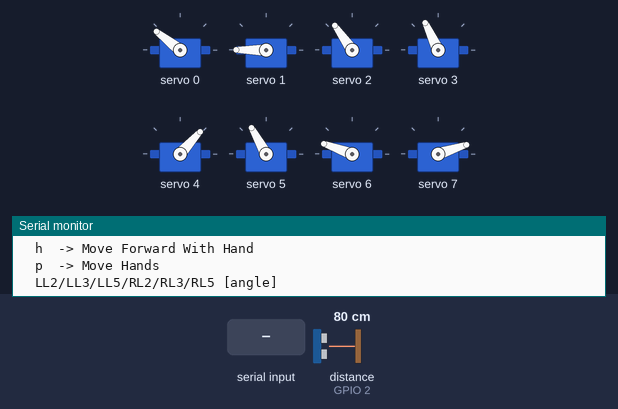
Bench run of a sketch on a simulated ESP32. Shown: 8 × servo, the last lines printed to the serial monitor. The test bench sets the inputs (shaded band); at power-on: distance to the obstacle (sensor on GPIO 2) 80 cm. The echo pulse lasts 58.3 µs per cm; WiFi joins after 1.5 s; servers stay silent unless stated; the camera gives no picture.

Above: at 3.1 s.
3.2 s: "h\n" received over Serial
At 3.93 s:
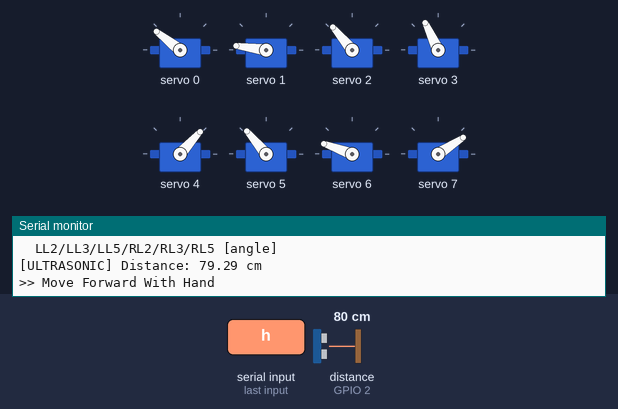
6.2 s: "r\n" received over Serial
9.2 s: "s\n" received over Serial
At 10.1 s:
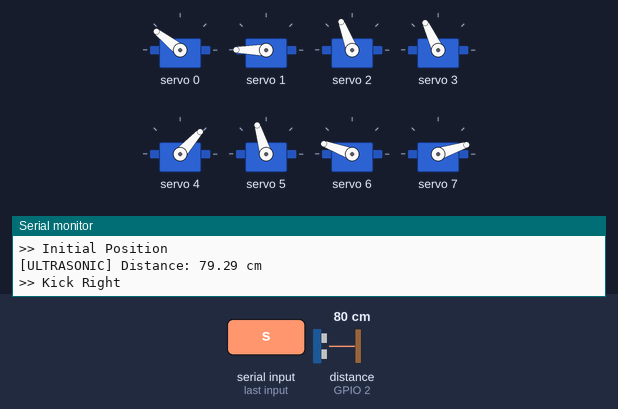
12.2 s: "b\n" received over Serial
At 14.4 s:
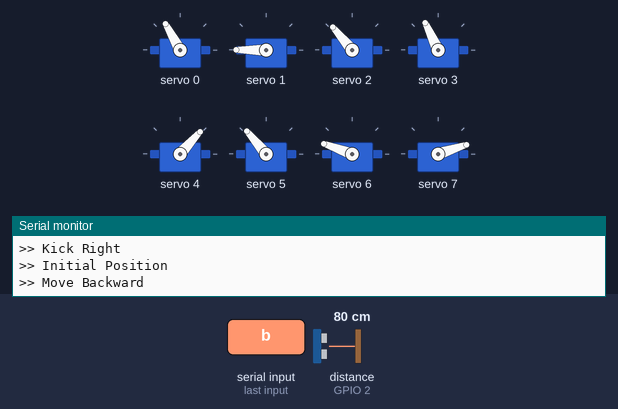
18.2 s: "w\n" received over Serial
At 19.27 s:
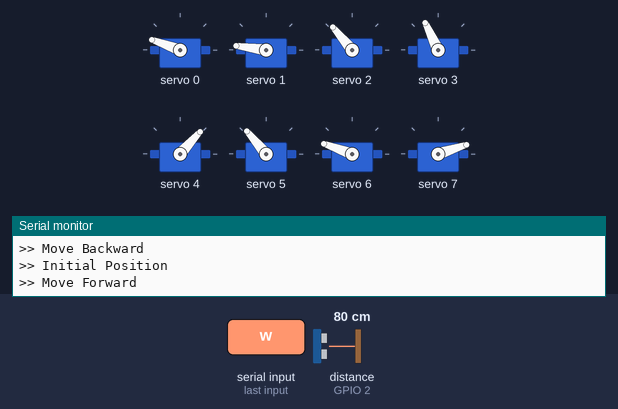
Timing chart, 0 to 22.2 s (numbered marks = the images above; inputs shaded):
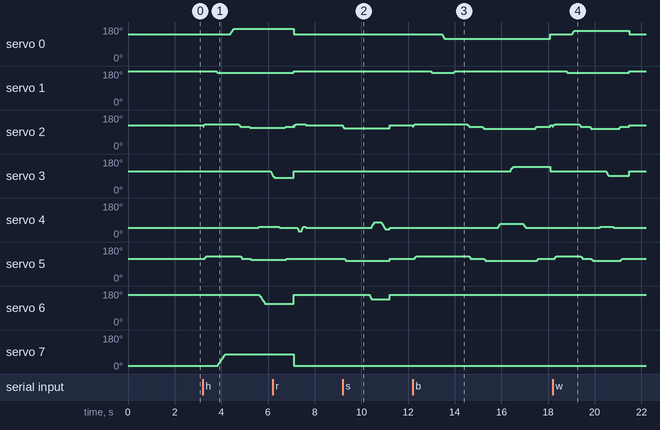

Measured:
- after the input at 3.2 s, servo 0: 142° → 172° after 1.2 s; servo 1: 180° → 172° after 0.59 s; servo 3: 115° → 95° after 2.9 s; servo 4: 48° → 54° after 2.4 s; servo 5: rises from 119° to 130° in 0.07 s, then falls to 113° in 1.9 s
- after the input at 9.2 s, servo 2: 125° → 111° at once, → 125° 2.0 s later; servo 5: 119° → 107° after 0.09 s, → 119° 1.9 s later; servo 6: 160° → 137° after 1.1 s, → 160° 0.89 s later
- after the input at 12.2 s, servo 0: 142° → 119° after 1.2 s, → 142° 4.7 s later; servo 1: 180° → 172° after 0.78 s, → 180° 0.99 s later; servo 3: 115° → 139° after 4.2 s, → 115° 1.7 s later; servo 4: rises from 48° to 71° in 0.13 s, then falls to 48° in 1.1 s
- after the input at 18.2 s, servo 0: 142° → 160° after 0.83 s, → 142° 2.5 s later; servo 1: 180° → 172° after 0.57 s, → 180° 2.7 s later; servo 3: 115° → 92° after 2.3 s, → 115° 1.0 s later; servo 4: 48° → 54° after 2.0 s, → 48° 0.58 s later

The sketch:

HumanoidSoccerRobot.ino
```cpp
#include "Arduino.h"
#include "esp_camera.h"
#include <WiFi.h>
#include <WebServer.h>
#include <Wire.h>
#include <Adafruit_PWMServoDriver.h>

#define CAMERA_MODEL_WROVER_KIT
#include "camera_pins.h"

// ─────────────────────────────────────────────
//  WiFi
// ─────────────────────────────────────────────
const char *ssid     = "realme 8";
const char *password = "88888888";

// ─────────────────────────────────────────────
//  Web Status Server (port 8080)
// ─────────────────────────────────────────────
WebServer statusServer(8080);

// ─────────────────────────────────────────────
//  State Machine
// ─────────────────────────────────────────────
enum RobotState { IDLE, WALKING, KICKING, SEARCHING };
RobotState robotState = IDLE;
bool ballDetected     = false;

const char* stateToString(RobotState s) {
  switch (s) {
    case WALKING:   return "WALKING";
    case KICKING:   return "KICKING";
    case SEARCHING: return "SEARCHING";
    default:        return "IDLE";
  }
}

// ─────────────────────────────────────────────
//  PCA9685
// ─────────────────────────────────────────────
Adafruit_PWMServoDriver pca = Adafruit_PWMServoDriver();

#define CH_LL2 0
#define CH_LL3 1
#define CH_LL5 2
#define CH_RL2 3
#define CH_RL3 4
#define CH_RL5 5
#define CH_LH1 6
#define CH_RH1 7

#define SERVOMIN 150
#define SERVOMAX 600

// ─────────────────────────────────────────────
//  Ultrasonic
// ─────────────────────────────────────────────
#define TRIG_PIN             12
#define ECHO_PIN              2
#define OBSTACLE_DISTANCE_CM 20

// ─────────────────────────────────────────────
//  Servo state
// ─────────────────────────────────────────────
int cur_LL2 = 105, cur_LL3 = 155, cur_LL5 = 85;
int cur_RL2 = 82,  cur_RL3 = 25,  cur_RL5 = 85;
int cur_LH1 = 120, cur_RH1 = 0;

// ─────────────────────────────────────────────
//  Forward declarations
// ─────────────────────────────────────────────
void startCameraServer();
void setupLedFlash();

// ══════════════════════════════════════════════
//  Servo helpers
// ══════════════════════════════════════════════
int angleToPulse(int angle) {
  return map(angle, 0, 180, SERVOMIN, SERVOMAX);
}

void setServo(int channel, int angle) {
  pca.setPWM(channel, 0, angleToPulse(angle));
}

void moveTo(int channel, int &cur, int target, int spd = 8) {
  if (cur < target)
    for (int i = cur; i <= target; i++) { setServo(channel, i); delay(spd); }
  else
    for (int i = cur; i >= target; i--) { setServo(channel, i); delay(spd); }
  cur = target;
}

// ══════════════════════════════════════════════
//  Ultrasonic
// ══════════════════════════════════════════════
float getDistance() {
  digitalWrite(TRIG_PIN, LOW);
  delayMicroseconds(2);
  digitalWrite(TRIG_PIN, HIGH);
  delayMicroseconds(10);
  digitalWrite(TRIG_PIN, LOW);
  long duration = pulseIn(ECHO_PIN, HIGH, 30000);
  if (duration == 0) return 999.0;
  return duration * 0.034 / 2.0;
}

// ══════════════════════════════════════════════
//  Robot motions
// ══════════════════════════════════════════════
void initial_position() {
  Serial.println(">> Initial Position");
  robotState = IDLE;
  cur_LL2 = 105; cur_LL3 = 155; cur_LL5 = 85;
  cur_RL2 = 82;  cur_RL3 = 25;  cur_RL5 = 85;
  cur_LH1 = 120; cur_RH1 = 0;
  setServo(CH_LL2, 105);
  setServo(CH_LL3, 155);
  setServo(CH_LL5, 90);
  setServo(CH_RL2, 82);
  setServo(CH_RL3, 25);
  setServo(CH_RL5, 85);
  setServo(CH_LH1, 120);
  setServo(CH_RH1, 0);
}

void kick_right() {
  Serial.println(">> Kick Right");
  robotState = KICKING;
  moveTo(CH_LL5, cur_LL5, 78, 6);
  moveTo(CH_RL5, cur_RL5, 75, 6);
  delay(1000);
  moveTo(CH_LH1, cur_LH1, 100, 4);
  moveTo(CH_RL3, cur_RL3, 50, 4);
  delay(300);
  moveTo(CH_RL3, cur_RL3, 20, 5);
  delay(200);
  initial_position();
}

void stand_straight() {
  Serial.println(">> Stand");
  moveTo(CH_LL2, cur_LL2, 105);
  moveTo(CH_LL3, cur_LL3, 155);
  moveTo(CH_LL5, cur_LL5, 85);
  moveTo(CH_RL2, cur_RL2, 82);
  moveTo(CH_RL3, cur_RL3, 25);
  moveTo(CH_RL5, cur_RL5, 85);
}

void move_backward() {
  Serial.println(">> Move Backward");
  robotState = WALKING;
  moveTo(CH_LL5, cur_LL5, 95, 6);
  moveTo(CH_RL5, cur_RL5, 95, 6);
  delay(500);
  moveTo(CH_LL3, cur_LL3, 130, 6);
  delay(400);
  moveTo(CH_LL2, cur_LL2, 85, 6);
  delay(400);
  moveTo(CH_LL3, cur_LL3, 155, 6);
  delay(400);
  moveTo(CH_LL5, cur_LL5, 85, 6);
  moveTo(CH_RL5, cur_RL5, 85, 6);
  delay(500);
  moveTo(CH_LL5, cur_LL5, 75, 6);
  moveTo(CH_RL5, cur_RL5, 75, 6);
  delay(500);
  moveTo(CH_RL3, cur_RL3, 45, 6);
  delay(400);
  moveTo(CH_RL2, cur_RL2, 102, 6);
  delay(400);
  moveTo(CH_RL3, cur_RL3, 25, 6);
  delay(400);
  moveTo(CH_LL5, cur_LL5, 85, 6);
  moveTo(CH_RL5, cur_RL5, 85, 6);
  delay(500);
  initial_position();
}

void stand_up() {
  Serial.println(">> Stand Up");
  stand_straight();
}

void move_forward() {
  Serial.println(">> Move Forward");
  robotState = WALKING;
  moveTo(CH_LL5, cur_LL5, 95, 6);
  moveTo(CH_RL5, cur_RL5, 95, 6);
  delay(300);
  moveTo(CH_LL3, cur_LL3, 130, 6);
  delay(200);
  moveTo(CH_LL2, cur_LL2, 120, 6);
  delay(200);
  moveTo(CH_LL5, cur_LL5, 85, 6);
  moveTo(CH_RL5, cur_RL5, 85, 6);
  delay(300);
  moveTo(CH_LL5, cur_LL5, 75, 6);
  moveTo(CH_RL5, cur_RL5, 75, 6);
  delay(300);
  moveTo(CH_RL3, cur_RL3, 30, 6);
  delay(200);
  moveTo(CH_RL2, cur_RL2, 62, 6);
  delay(200);
  moveTo(CH_RL3, cur_RL3, 25, 6);
  delay(200);
  moveTo(CH_LL5, cur_LL5, 85, 6);
  moveTo(CH_RL5, cur_RL5, 85, 6);
  delay(300);
  initial_position();
}

void turn_right() {
  Serial.println(">> Turn Right");
  robotState = WALKING;
  moveTo(CH_LL5, cur_LL5, 95, 6);
  delay(50);
  moveTo(CH_RL3, cur_RL3, 10, 4);
  delay(100);
  moveTo(CH_RL3, cur_RL3, 30, 4);
  delay(100);
  initial_position();
}

void turn_left() {
  Serial.println(">> Turn Left");
  robotState = WALKING;
  moveTo(CH_RL5, cur_RL5, 95, 6);
  delay(50);
  moveTo(CH_LL3, cur_LL3, 125, 5);
  delay(100);
  moveTo(CH_LL3, cur_LL3, 150, 5);
  initial_position();
}

void move_forward_with_hand() {
  Serial.println(">> Move Forward With Hand");
  robotState = WALKING;
  moveTo(CH_LL5, cur_LL5, 95, 6);
  moveTo(CH_RL5, cur_RL5, 95, 6);
  delay(300);
  moveTo(CH_LL3, cur_LL3, 130, 6);
  moveTo(CH_RH1, cur_RH1, 50, 6);
  delay(200);
  moveTo(CH_LL2, cur_LL2, 130, 6);
  delay(200);
  moveTo(CH_LL5, cur_LL5, 85, 6);
  moveTo(CH_RL5, cur_RL5, 85, 6);
  delay(300);
  moveTo(CH_LL5, cur_LL5, 80, 6);
  moveTo(CH_RL5, cur_RL5, 80, 6);
  delay(300);
  moveTo(CH_RL3, cur_RL3, 30, 6);
  moveTo(CH_LH1, cur_LH1, 80, 6);
  delay(200);
  moveTo(CH_RL2, cur_RL2, 52, 6);
  delay(200);
  moveTo(CH_RL3, cur_RL3, 25, 6);
  delay(200);
  moveTo(CH_LL5, cur_LL5, 85, 6);
  moveTo(CH_RL5, cur_RL5, 85, 6);
  delay(300);
  initial_position();
}

void move_hands() {
  Serial.println(">> Move Hands");
  moveTo(CH_RH1, cur_RH1, 80, 1);
  // delay(6000);
  // moveTo(CH_LH1, cur_LH1, 70, 6);
  // delay(6000);
  // initial_position();
}

// ══════════════════════════════════════════════
//  HTTP /status handler
// ══════════════════════════════════════════════
void handleStatus() {
  float dist = getDistance();
  String json = "{";
  json += "\"state\":\"" + String(stateToString(robotState)) + "\",";
  json += "\"ball\":"    + String(ballDetected ? "true" : "false") + ",";
  json += "\"distance\":" + String(dist, 1);
  json += "}";
  statusServer.sendHeader("Access-Control-Allow-Origin", "*");
  statusServer.send(200, "application/json", json);
}

// ══════════════════════════════════════════════
//  Serial command parser
// ══════════════════════════════════════════════
void printCommands() {
  Serial.println("=== Commands ===");
  Serial.println("  i  -> Initial Position");
  Serial.println("  s  -> Kick Right");
  Serial.println("  b  -> Move Backward");
  Serial.println("  u  -> Stand Up");
  Serial.println("  w  -> Move Forward");
  Serial.println("  r  -> Turn Right");
  Serial.println("  l  -> Turn Left");
  Serial.println("  h  -> Move Forward With Hand");
  Serial.println("  p  -> Move Hands");
  Serial.println("  LL2/LL3/LL5/RL2/RL3/RL5 [angle]");
}

void handleSerialCommand(String cmd) {
  cmd.trim();

  if (cmd == "h" || cmd == "r" || cmd == "l" || cmd == "s") {
    float dist = getDistance();
    Serial.print("[ULTRASONIC] Distance: ");
    Serial.print(dist);
    Serial.println(" cm");
    if (dist > 0 && dist < OBSTACLE_DISTANCE_CM) {
      Serial.println("[OBSTACLE] Too close! Command blocked.");
      Serial.println("OBSTACLE");
      initial_position();
      return;
    }
  }

  if      (cmd == "i") initial_position();
  else if (cmd == "s") kick_right();
  else if (cmd == "b") move_backward();
  else if (cmd == "u") stand_up();
  else if (cmd == "w") move_forward();
  else if (cmd == "r") turn_right();
  else if (cmd == "l") turn_left();
  else if (cmd == "h") move_forward_with_hand();
  else if (cmd == "p") move_hands();
  else {
    int sp = cmd.indexOf(' ');
    if (sp != -1) {
      String name  = cmd.substring(0, sp);
      int    angle = constrain(cmd.substring(sp + 1).toInt(), 0, 180);
      if      (name == "LL2") moveTo(CH_LL2, cur_LL2, angle);
      else if (name == "LL3") moveTo(CH_LL3, cur_LL3, angle);
      else if (name == "LL5") moveTo(CH_LL5, cur_LL5, angle);
      else if (name == "RL2") moveTo(CH_RL2, cur_RL2, angle);
      else if (name == "RL3") moveTo(CH_RL3, cur_RL3, angle);
      else if (name == "RL5") moveTo(CH_RL5, cur_RL5, angle);
      else { Serial.println("Unknown!"); printCommands(); return; }
      Serial.print("Moved "); Serial.print(name);
      Serial.print(" -> "); Serial.println(angle);
    } else {
      Serial.println("Unknown command!");
      printCommands();
    }
  }
}

// ══════════════════════════════════════════════
//  setup
// ══════════════════════════════════════════════
void setup() {
  Serial.begin(115200);
  Serial.setDebugOutput(true);
  Serial.println();

  pinMode(TRIG_PIN, OUTPUT);
  pinMode(ECHO_PIN, INPUT);

  // ── Camera ───────────────────────────────────
  camera_config_t config;
  config.ledc_channel = LEDC_CHANNEL_0;
  config.ledc_timer   = LEDC_TIMER_0;
  config.pin_d0       = Y2_GPIO_NUM;
  config.pin_d1       = Y3_GPIO_NUM;
  config.pin_d2       = Y4_GPIO_NUM;
  config.pin_d3       = Y5_GPIO_NUM;
  config.pin_d4       = Y6_GPIO_NUM;
  config.pin_d5       = Y7_GPIO_NUM;
  config.pin_d6       = Y8_GPIO_NUM;
  config.pin_d7       = Y9_GPIO_NUM;
  config.pin_xclk     = XCLK_GPIO_NUM;
  config.pin_pclk     = PCLK_GPIO_NUM;
  config.pin_vsync    = VSYNC_GPIO_NUM;
  config.pin_href     = HREF_GPIO_NUM;
  config.pin_sccb_sda = SIOD_GPIO_NUM;
  config.pin_sccb_scl = SIOC_GPIO_NUM;
  config.pin_pwdn     = PWDN_GPIO_NUM;
  config.pin_reset    = RESET_GPIO_NUM;
  config.xclk_freq_hz = 20000000;
  config.frame_size   = FRAMESIZE_UXGA;
  config.pixel_format = PIXFORMAT_JPEG;
  config.grab_mode    = CAMERA_GRAB_WHEN_EMPTY;
  config.fb_location  = CAMERA_FB_IN_PSRAM;
  config.jpeg_quality = 12;
  config.fb_count     = 1;

  if (config.pixel_format == PIXFORMAT_JPEG) {
    if (psramFound()) {
      config.jpeg_quality = 10;
      config.fb_count     = 2;
      config.grab_mode    = CAMERA_GRAB_LATEST;
    } else {
      config.frame_size  = FRAMESIZE_SVGA;
      config.fb_location = CAMERA_FB_IN_DRAM;
    }
  }

  esp_err_t err = esp_camera_init(&config);
  if (err != ESP_OK) {
    Serial.printf("Camera init failed 0x%x\n", err);
    return;
  }

  sensor_t *s = esp_camera_sensor_get();
  if (s->id.PID == OV3660_PID) {
    s->set_vflip(s, 1);
    s->set_brightness(s, 1);
    s->set_saturation(s, -2);
  }
  if (config.pixel_format == PIXFORMAT_JPEG) {
    s->set_framesize(s, FRAMESIZE_QVGA);
  }

#if defined(LED_GPIO_NUM)
  setupLedFlash();
#endif

  // ── WiFi ─────────────────────────────────────
  WiFi.begin(ssid, password);
  WiFi.setSleep(false);
  Serial.print("WiFi connecting");
  while (WiFi.status() != WL_CONNECTED) {
    delay(500);
    Serial.print(".");
  }
  Serial.println("\nWiFi connected");
  Serial.print("IP: http://");
  Serial.println(WiFi.localIP());

  // ── Camera stream server ──────────────────────
  startCameraServer();
  Serial.print("Stream: http://");
  Serial.print(WiFi.localIP());
  Serial.println("/stream");

  // ── Status server ─────────────────────────────
  statusServer.on("/status", handleStatus);
  statusServer.begin();
  Serial.print("Dashboard: http://");
  Serial.print(WiFi.localIP());
  Serial.println(":8080/status");

  // ── PCA9685 init (SDA=13, SCL=14) ───────────
  Wire.begin(13, 14);
  pca.begin();
  pca.setOscillatorFrequency(27000000);
  pca.setPWMFreq(50);
  delay(100);

  initial_position();
  Serial.println("====== Robot Ready ======");
  printCommands();
}

// ══════════════════════════════════════════════
//  loop
// ══════════════════════════════════════════════
void loop() {
  statusServer.handleClient();   // <── handles WiFi dashboard requests

  if (Serial.available()) {
    String cmd = Serial.readStringUntil('\n');
    handleSerialCommand(cmd);
  }

  delay(10);
}
```

Source omitted: camera_pins.h (7925 bytes)
